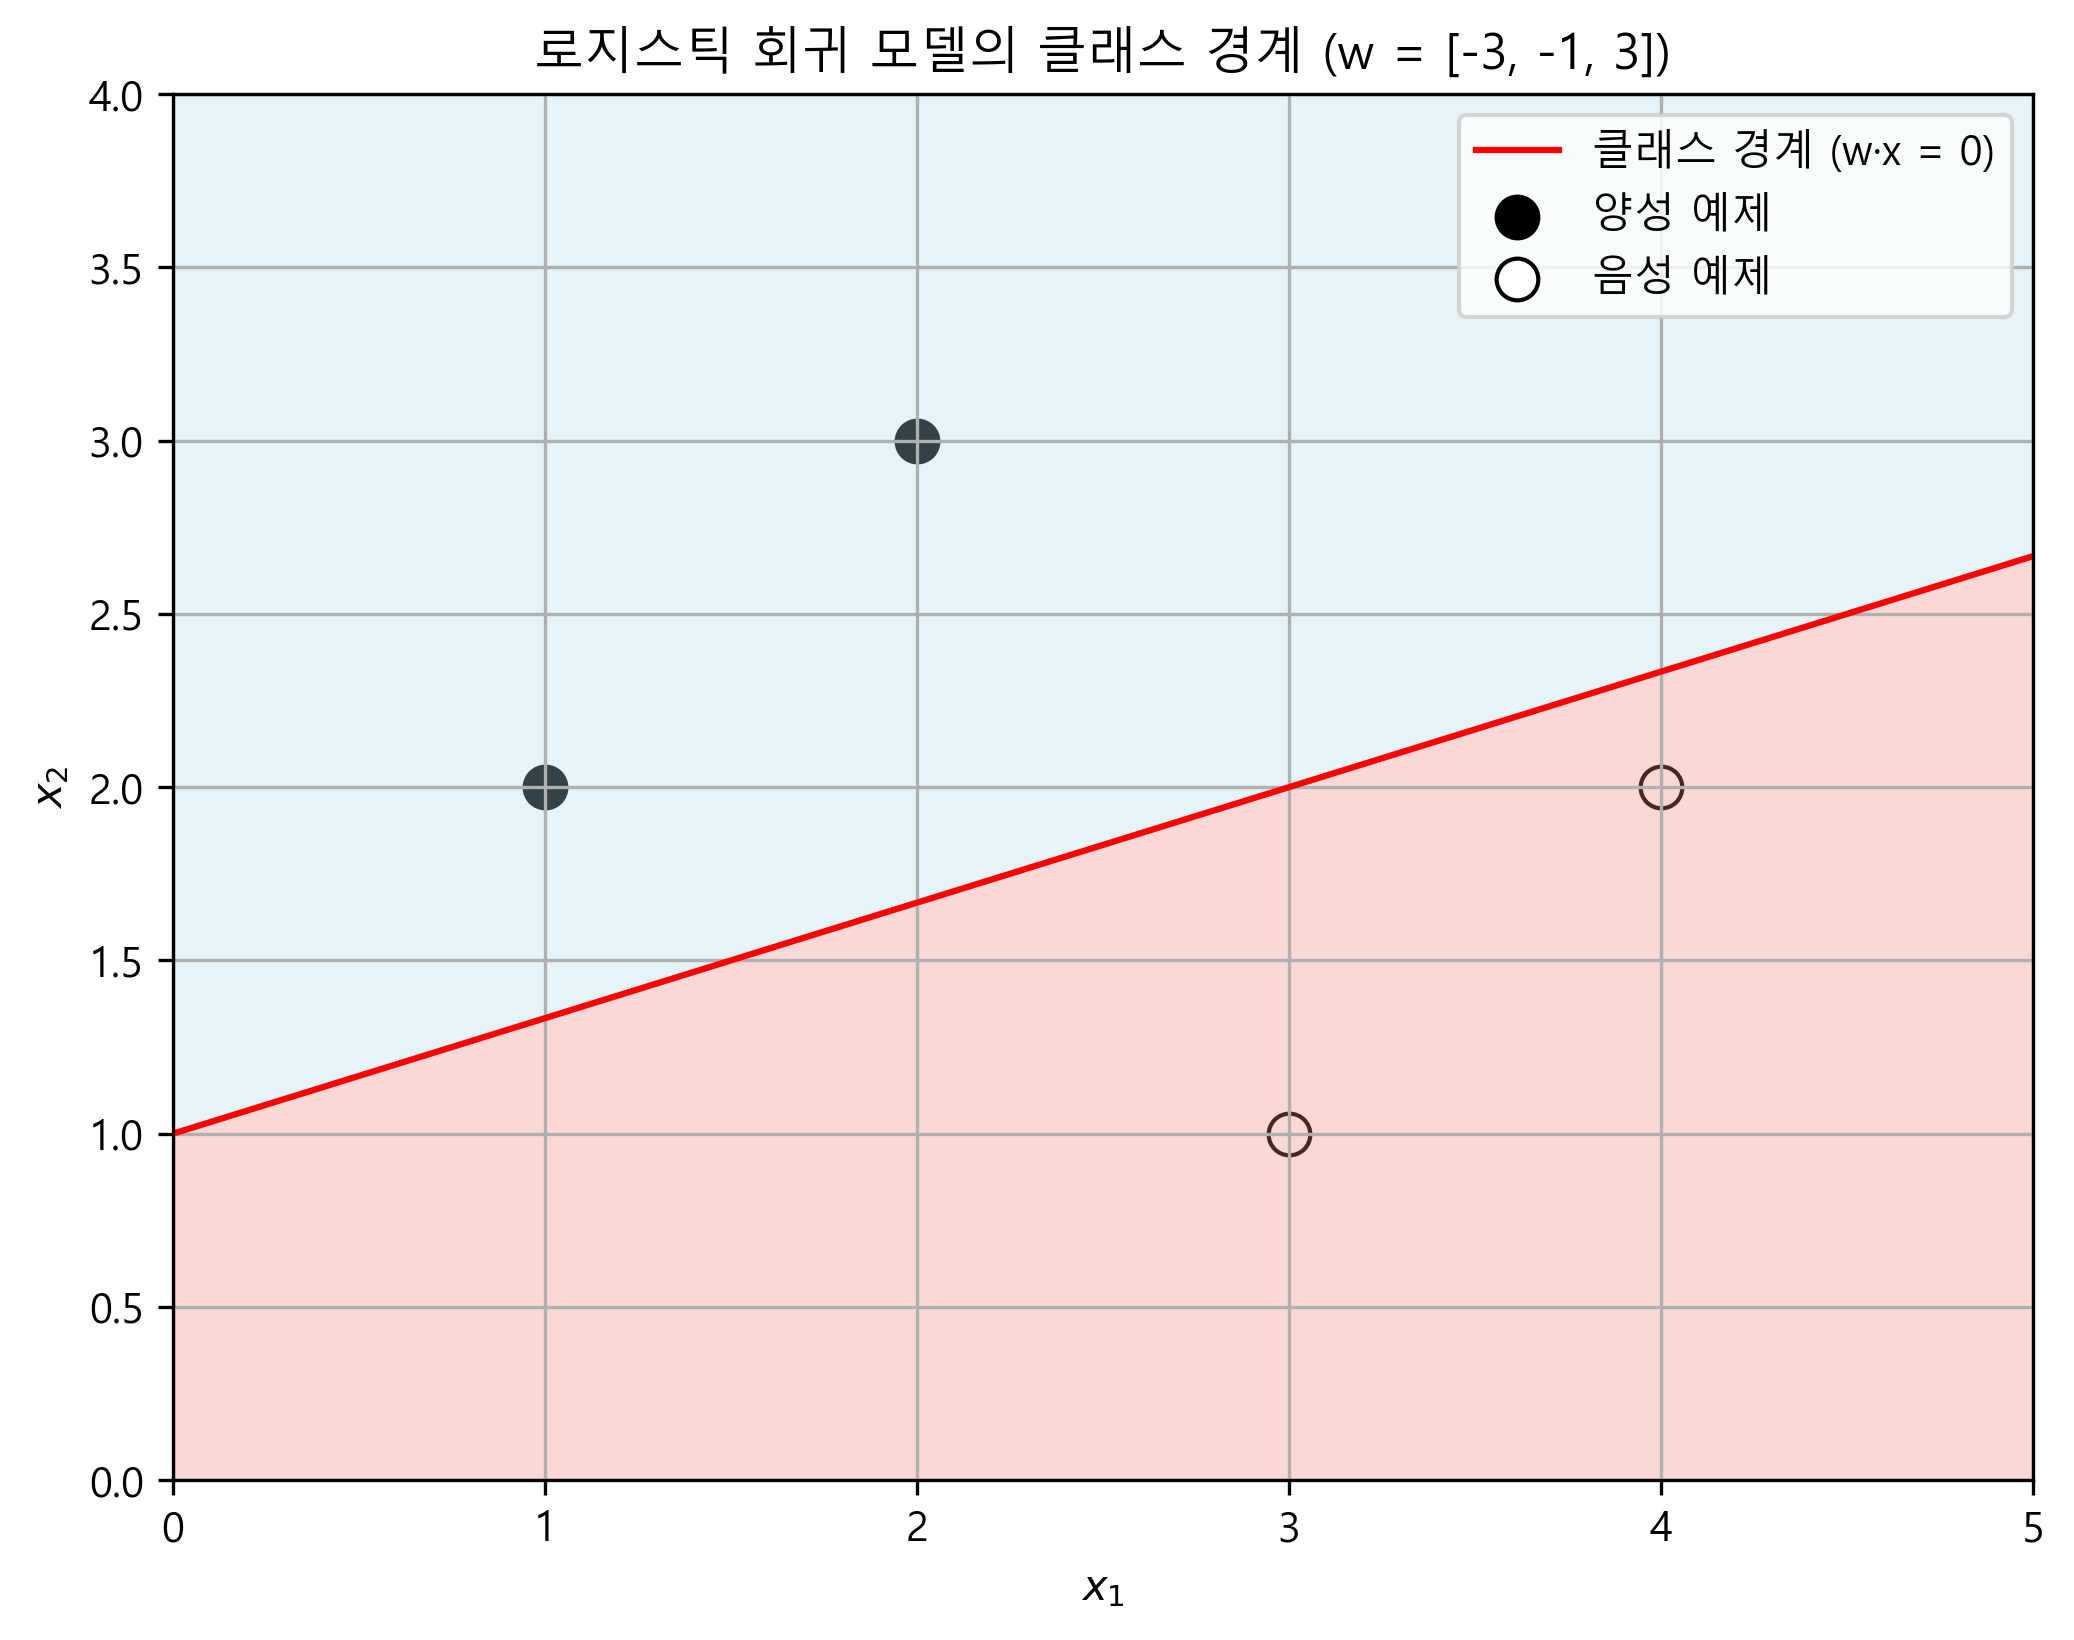

Generate this figure with Python:
import numpy as np
import matplotlib.pyplot as plt
import matplotlib.font_manager as fm
import platform

# 한글 폰트 설정
system_name = platform.system()
if system_name == 'Windows':
    plt.rc('font', family='Malgun Gothic')  # 윈도우의 경우 맑은 고딕
elif system_name == 'Darwin':  # Mac
    plt.rc('font', family='AppleGothic')
else:  # Linux
    plt.rc('font', family='NanumGothic')
    
plt.rcParams['axes.unicode_minus'] = False  # 마이너스 기호 깨짐 방지

# 클래스 경계를 그리기 위한 코드
# w_2 = (-3, -1, 3)에 대한 모델의 클래스 경계

# 파라미터 w_2
w = np.array([-3, -1, 3])

# 로지스틱 함수
def sigmoid(z):
    return 1 / (1 + np.exp(-z))

# 데이터 정의
# 양성 예제들 (검은 점)
positive_points = np.array([
    [1, 2],  # 첫 번째 점 (1, 2)
    [2, 3]   # 두 번째 점 (2, 3)
])

# 음성 예제들 (흰 점)
negative_points = np.array([
    [3, 1],  # 첫 번째 점 (3, 1)
    [4, 2]   # 두 번째 점 (4, 2)
])

# 클래스 경계 그리기
# 클래스 경계는 h_w(x) = 0.5일 때, 즉 w·x = 0일 때 발생합니다.
# w = [-3, -1, 3]이고 x = [1, x1, x2]이므로 
# -3 + (-1)*x1 + 3*x2 = 0
# 따라서 x2 = (3 + x1)/3

# 그래프 범위 설정
x1_range = np.linspace(0, 5, 100)
x2_boundary = (3 + x1_range) / 3

plt.figure(figsize=(8, 6))

# 경계선 그리기
plt.plot(x1_range, x2_boundary, 'r-', label='클래스 경계 (w·x = 0)')

# 양성 예제 그리기 (검은 점)
plt.scatter(positive_points[:, 0], positive_points[:, 1], color='black', marker='o', 
            s=100, label='양성 예제')

# 음성 예제 그리기 (흰 점)
plt.scatter(negative_points[:, 0], negative_points[:, 1], color='white', marker='o', 
            s=100, edgecolors='black', label='음성 예제')

# 격자 그리기
plt.grid(True)

# 축 범위 설정
plt.xlim(0, 5)
plt.ylim(0, 4)

# 축 레이블
plt.xlabel('$x_1$')
plt.ylabel('$x_2$')

# 제목 및 범례
plt.title('로지스틱 회귀 모델의 클래스 경계 (w = [-3, -1, 3])')
plt.legend()

# 양쪽 영역에 색상 채우기
x1_fill = np.linspace(0, 5, 100)
x2_fill_upper = np.ones_like(x1_fill) * 4  # 상단 경계
x2_fill_lower = np.zeros_like(x1_fill) * 0  # 하단 경계

# 양성 영역(경계선 위쪽) 색상 채우기
plt.fill_between(x1_fill, x2_boundary, x2_fill_upper, color='lightblue', alpha=0.3, label='양성 영역')

# 음성 영역(경계선 아래쪽) 색상 채우기
plt.fill_between(x1_fill, x2_fill_lower, x2_boundary, color='lightcoral', alpha=0.3, label='음성 영역')

# 그래프 저장 및 표시
plt.savefig('class_boundary.png', dpi=300, bbox_inches='tight')
plt.show()

print("w = [-3, -1, 3]일 때의 클래스 경계식: x2 = (3 + x1)/3")
print("이 직선 위의 점들은 모델의 예측값이 0.5가 되는 지점입니다.")
print("직선 위쪽은 양성으로 예측되고, 아래쪽은 음성으로 예측됩니다.") 